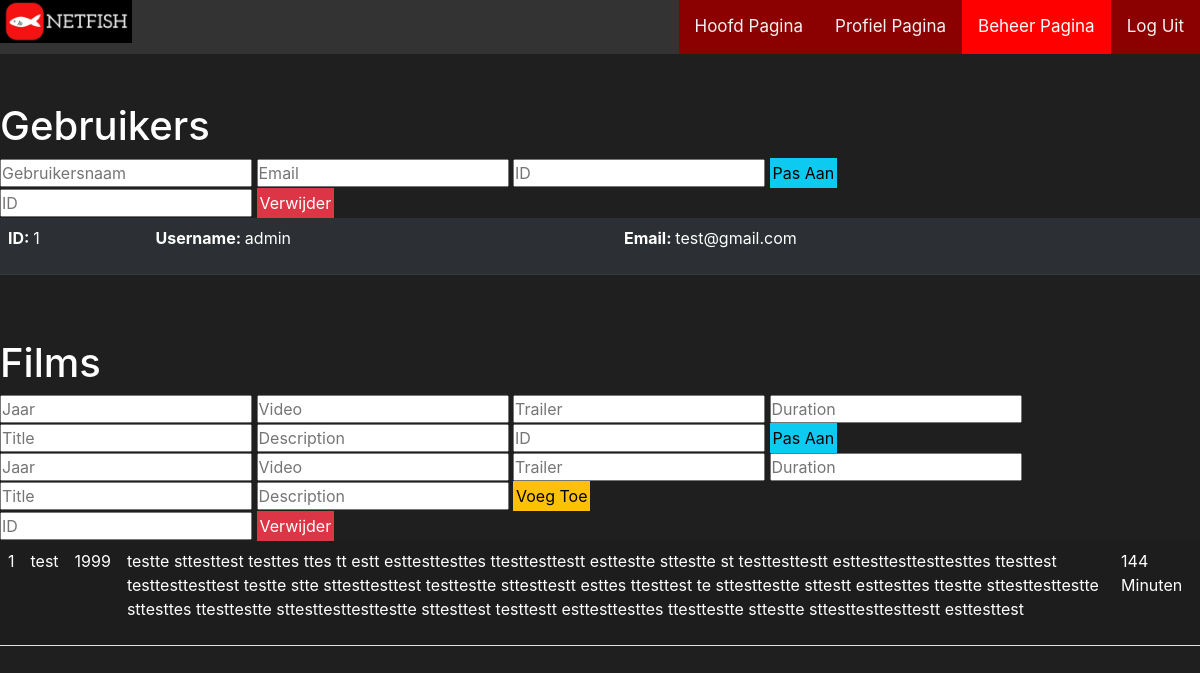
Page /ALAP04/beheer.php on the committed database.
### tables this page shows
CREATE TABLE `accounts` (
  `id` int(11) NOT NULL,
  `username` varchar(255) NOT NULL,
  `password` varchar(255) NOT NULL,
  `email` varchar(255) NOT NULL
);

CREATE TABLE `movie` (
  `id` int(11) NOT NULL,
  `title` varchar(255) NOT NULL,
  `jaar` int(11) NOT NULL,
  `description` longtext NOT NULL,
  `duration` bigint(20) NOT NULL,
  `trailer` varchar(255) NOT NULL,
  `video` varchar(255) NOT NULL
);

### ALAP04/beheer.php (the view, shortened to what this page needs)
<?php
$servername = "localhost";
            $username = "root";
            $password = "";
            try {
              $conn = new PDO("mysql:host=$servername;dbname=phplogin", $username, $password);
              $conn->setAttribute(PDO::ATTR_ERRMODE, PDO::ERRMODE_EXCEPTION);
            } catch(PDOException $e) {
              echo '<h1 style="font-size: 50px; color: red;"><strong>Connection failed: </strong></h1>' . $e->getMessage();
            }
$sql2 = "SELECT * FROM `accounts`";
$stmt2 = $conn->query($sql2);
$data2 = $stmt2->fetchAll(PDO::FETCH_ASSOC);
?>
<!DOCTYPE html>
<html lang="en">
<head>
    <link href="style.css" rel="stylesheet" type="text/css">
		<link rel="stylesheet" href="styles/style.css">
    <link href="https://cdn.jsdelivr.net/npm/bootstrap@5.1.3/dist/css/bootstrap.min.css" rel="stylesheet">
</head>
<main class="loggedin">
		<section>
			<div class="topnav">
      <img src="./img/NETFISH_Logo.jpg" style="width: 11%;" alt="">
			<a href="logout.php">Log Uit</a>
      <a class="active">Beheer Pagina</a>
			<a href="adminprofiel.php">Profiel Pagina</a>
			<a href="admin.php">Hoofd Pagina</a>
			</div>
		</section>
		<br><br>
		<h1 style="color:white;">Gebruikers</h1>
    <form action="" method="post">
  <input type="text" placeholder="Gebruikersnaam" name="username2" id="">
  <input type="text" placeholder="Email" name="email2" id="">
  <input type="text" placeholder="ID" name="id2" id="">
  <input type="submit" class="btn-info" style="border: none;padding: 0.25vw;" value="Pas Aan" name="submit2">
    </form>
<form action="" method="post">
  <input type="text" placeholder="ID" name="id2" id="">
  <input type="submit" class="btn-danger" style="border: none;padding: 0.25vw;" value="Verwijder" name="submitDel2">
</form>
    <form action="" method="post">
<?php
  echo "<table class='table table-striped table-hover '>";
    foreach($data2 as $product){
        echo "<tr class='table-dark'>";
        echo "<td>";
        echo "<p><strong>ID: </strong>" . $product["id"] . "</p>";
        echo "</td>";
        echo "<td>";
        echo "<p><strong>Username: </strong>" . $product["username"] . "</p>";
        echo "</td>";
        echo "<td>";
        echo "<p><strong>Email: </strong>" . $product["email"] . "</p>";
        echo "</td>";
        echo "</tr>";
    }
  echo "</table>";
  ?>
  </form>
  <br><br>
  <h1 style="color:white;">Films</h1>
  <?php
$servername = "localhost";
            $username = "root";
            $password = "";
            try {
              $conn = new PDO("mysql:host=$servername;dbname=phplogin", $username, $password);
              $conn->setAttribute(PDO::ATTR_ERRMODE, PDO::ERRMODE_EXCEPTION);
            } catch(PDOException $e) {
              echo '<h1 style="font-size: 50px; color: red;"><strong>Connection failed: </strong></h1>' . $e->getMessage();
            }
$sql = "SELECT * FROM `movie`";
$stmt = $conn->query($sql);
$data = $stmt->fetchAll(PDO::FETCH_ASSOC);
?>
<form action="" method="post">
  <input type="text" placeholder="Jaar" name="jaar" id="">
  <input type="text" placeholder="Video" name="video" id="">
  <input type="text" placeholder="Trailer" name="trailer" id="">
  <input type="text" placeholder="Duration" name="duration" id="">
  <input type="text" placeholder="Title" name="title" id="">
  <input type="text" placeholder="Description" name="description" id="">
  <input type="text" placeholder="ID" name="id" id="">
  <input type="submit" class="btn-info" style="border: none;padding: 0.25vw;" value="Pas Aan" name="submit">
</form>
<form action="" method="post">
<input type="text" placeholder="Jaar" name="jaar" id="">
  <input type="text" placeholder="Video" name="video" id="">
  <input type="text" placeholder="Trailer" name="trailer" id="">
  <input type="text" placeholder="Duration" name="duration" id="">
  <input type="text" placeholder="Title" name="title" id="">
  <input type="text" placeholder="Description" name="description" id="">
  <input type="submit" class="btn-warning" style="border: none;padding: 0.25vw;" value="Voeg Toe" name="submitAdd">
</form>
<form action="" method="post">
  <input type="text" placeholder="ID" name="id" id="">
  <input type="submit" class="btn-danger" style="border: none;padding: 0.25vw;" value="Verwijder" name="submitDel">
</form>
  <?php
			echo "<table class='table table-striped table-hover '>";
				foreach($data as $movie){
			        echo "<tr class='table-default'>";
              echo "<td>";
			        echo "<p style='color: white;'>" . $movie["id"] . "</p>";
			        echo "</td>";
			        echo "<td>";
			        echo "<p style='color: white;'>" . $movie["title"] . "</p>";
			        echo "</td>";
					    echo "<td>";
			        echo "<p style='color: white;'>" . $movie["jaar"] . "</p>";
			        echo "</td>";
			        echo "<td>";
			        echo "<p style='color: white;'>" . $movie["description"] . "</p>";
			        echo "</td>";
			        echo "<td>";
			        echo "<p style='color: white;'>" . $movie["duration"] . " Minuten</p>";
			        echo "</td>";
			        echo "</tr>";
			    }
			  echo "</table>";
  		?>
</html>

### ALAP04/style.css (style rules this page uses)
* { box-sizing: border-box; font-family: -apple-system, BlinkMacSystemFont, "segoe ui", roboto, oxygen, ubuntu, cantarell, "fira sans", "droid sans", "helvetica neue", Arial, sans-serif; font-size: 16px; -webkit-font-smoothing: antialiased; -moz-osx-font-smoothing: grayscale; }

### ALAP04/styles/style.css (style rules this page uses)
* { margin:0;padding:0; }
main { background-color:rgb(31,31,31);height:200vh;width:100%; }
.topnav { overflow: hidden; background-color: #333; }
.topnav a { float: right; color: #f2f2f2; background-color: darkred; text-align: center; padding: 14px 16px; text-decoration: none; font-size: 17px; }
.topnav a.active { background-color: red; color: white; }

### rows in the picture
accounts: id "1", username "admin", email "test@gmail.com"
movie: id "1", title "test", jaar "1999", description "testte sttesttest testtes ttes tt estt esttesttesttes ttesttesttestt esttestte sttestte st testtesttestt esttesttesttesttesttes ttesttest testtesttesttest testte stte sttesttesttest testtestte sttesttestt esttes ttesttest te sttesttestte sttestt esttesttes ttestte sttesttesttestte sttesttes ttesttestte sttesttesttesttestte sttesttest testtestt esttesttesttes ttesttestte sttestte sttesttesttesttestt esttesttest", duration "144"
